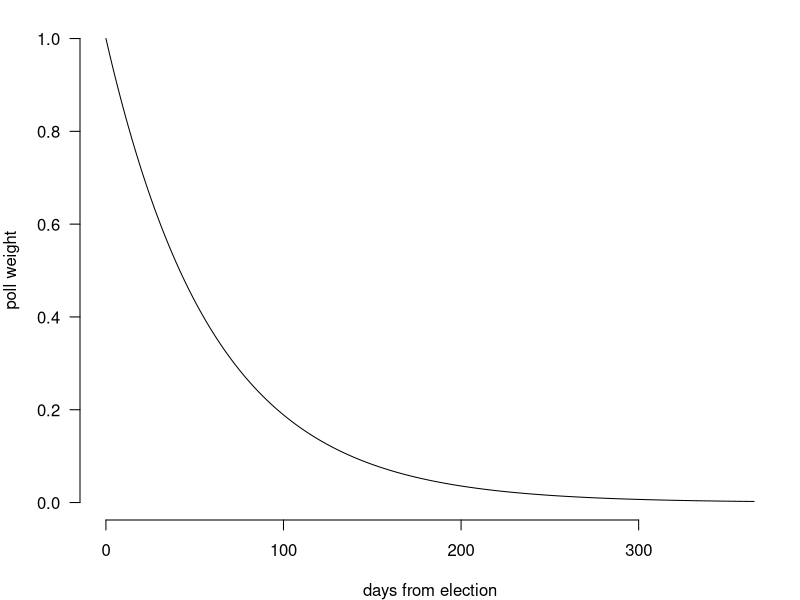

This figure's R source:
## ---- chunk 1
knitr::opts_chunk$set(echo = F, warning = F, message = F, cache = T, resuts = F)
## ---- chunk 2
days <- seq(0, 365, 1)
wt <- exp(-days/60)

par(las = 1, mar = c(4, 4, 1, 1))
plot(days, wt, type = "l", bty = 'n', 
     xlab = "days from election", ylab = "poll weight",
     main = NULL)
